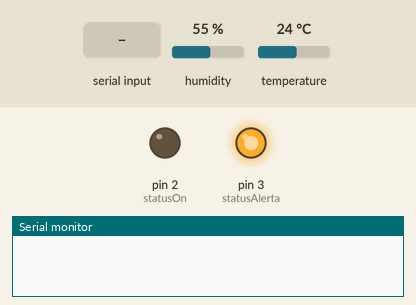
Recording of a sketch running on a simulated Arduino Uno, built with avr-gcc and run on an emulated ATmega328P. On the bench: output pins drawn as LEDs (lit = HIGH), the last lines printed to the serial monitor. Inputs (shaded band) come from the test bench; at power-on: humidity 55 %, temperature 24 °C.

Above: at 1.0 s.
1.1 s: "INICIAR\n" received over Serial
At 2.3 s:
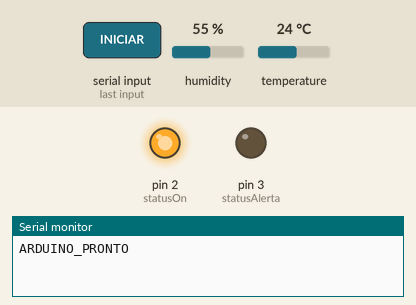
2.6 s: "PING\n" received over Serial
4.1 s: "LER\n" received over Serial
Timing chart, 0 to 7.1 s (numbered marks = the images above; inputs shaded):
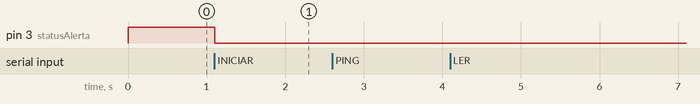

The sketch:

sensor_guard1.ino
```cpp
#include <DHT.h>

// ------------ Pinos ------------
const int mq2 = A0;
const int mq7 = A1;
const int dhtPin = A2;
const int statusOn = 2;
const int statusAlerta = 3;

DHT dht(dhtPin, DHT22);

// ------------ Estado simples ------------
bool sistemaOn = false;   // OFF no início
bool modoDebug = false;

// ------------ Variáveis de leitura ------------
int   mq2_adc = 0;
int   mq7_adc = 0;
float tempC   = 0.0;
float umid    = 0.0;
bool  dhtOk   = false;

// ------------ Declaração de funções ------------
void setupHardware();
void esperarHandshake();
void processarComando(String cmd);
void lerSensores();
void imprimirLeituras();
void debug(String msg);

void setup() {
  setupHardware();
  debug("Iniciando comunicação");
  esperarHandshake();   // fica aqui até receber "STATUS"
}

void loop() {
  if (Serial.available() > 0) {
    String cmd = Serial.readStringUntil('\n');
    cmd.trim();
    cmd.toUpperCase();
    processarComando(cmd);
  }
}

// ------------ Implementações ------------
void setupHardware() {
  pinMode(mq2, INPUT);
  pinMode(mq7, INPUT);
  pinMode(statusOn, OUTPUT);
  pinMode(statusAlerta, OUTPUT);

  digitalWrite(statusOn, LOW);
  digitalWrite(statusAlerta, HIGH);

  Serial.begin(115200);
  dht.begin();
  delay(100);
}

void esperarHandshake() {
  // Só libera quando chegar "STATUS".
  while (!sistemaOn) {
    if (Serial.available() > 0) {
      String cmd = Serial.readStringUntil('\n');
      cmd.trim();
      cmd.toUpperCase();

      if (cmd == "PING") {
        Serial.println("PONG");
      } else if (cmd == "INICIAR") {
        Serial.println("ARDUINO_PRONTO");  // primeira linha útil
        sistemaOn = true;
        digitalWrite(statusAlerta, LOW);
        digitalWrite(statusOn, HIGH);
        debug("ON");
      }
    }
  }
}

void processarComando(String cmd) {
  if (cmd == "PING") {
    Serial.println("PONG");
    return;
  }

  if (!sistemaOn) return;

  if (cmd == "LER") {
    debug("Lendo Sensores ...");
    lerSensores();
    imprimirLeituras();
  }

  else if (cmd == "DEBUG_ON"){
    if (modoDebug){
      Serial.println("[DEBUG] Modo debug já está ativado");
    }else{
      modoDebug = true;
      Serial.println("[DEBUG] Modo debug ativado");
    }
  }

  else if (cmd == "DEBUG_OFF") {
  if (!modoDebug) {
    Serial.println("[DEBUG] Modo debug já está desativado"); // <- Mensagem direta
  } else {
    modoDebug = false;
    Serial.println("[DEBUG] Modo debug desativado"); // <- Mensagem direta
  }
}
}

void lerSensores() {
  mq2_adc = analogRead(mq2);
  mq7_adc = analogRead(mq7);

  tempC = dht.readTemperature();
  umid  = dht.readHumidity();
  dhtOk = !(isnan(tempC) || isnan(umid));

  delay(5);
}

void imprimirLeituras() {
  Serial.print("MQ2;adc=");  Serial.println(mq2_adc);
  Serial.print("MQ7;adc=");  Serial.println(mq7_adc);

  if (dhtOk) {
    Serial.print("TEMP;value="); Serial.print(tempC); Serial.println(";unit=C");
    Serial.print("UMID;value="); Serial.print(umid);  Serial.println(";unit=%");
    debug("OK");
  } else {
    Serial.println("TEMP;error=nan");
    Serial.println("UMID;error=nan");
    debug("DHT NaN");
  }
}

void debug(String msg){
  if(modoDebug){
    Serial.print("[DEBUG] ");
    Serial.println(msg);
  }
}
```

Sensor.cpp
```cpp
#include "Sensor.h"

Sensor::Sensor(String nome, int pino, String unidade)
  : nome(nome), pino(pino), unidade(unidade) {}

String Sensor::getNome() { return nome; }
int Sensor::getPino() { return pino; }
String Sensor::getUnidade() { return unidade; }
```

Sensor.h
```cpp
#ifndef SENSOR_H
#define SENSOR_H

#include <Arduino.h>

class Sensor {
  protected:
    const String nome;
    const int pino;
    const String unidade;

  public:
    Sensor(String nome, int pino, String unidade);
    Sensor(String nome, int pino, String unidade1, String unidade2);
    String getNome();
    int getPino();
    String getUnidade();
    virtual void ler() = 0;

};

#endif
```

SensorAnalogico.cpp
```cpp
#include "SensorAnalogico.h"

    SensorAnalogico::SensorAnalogico(String nome, int pino, String unidade, float multiplicador)
    : Sensor(nome, pino, unidade){
      this->multiplicador = multiplicador;
      this->valorBruto = 0;
    }

    void SensorAnalogico::ler(){
      valorBruto = analogRead(getPino());
    }

    int SensorAnalogico::getValorBruto(){
      return valorBruto;
    }

    float SensorAnalogico:: getValorConvertido(){
      return valorBruto * multiplicador;
    }
```

SensorAnalogico.h
```cpp
#ifndef SENSOR_ANALOGICO_H
#define SENSOR_ANALOGICO_H

#include "Sensor.h"


class SensorAnalogico : public Sensor{
  private:
    int valorBruto;
    float multiplicador;


  public:
    SensorAnalogico(String nome, int pino, String unidade, float multiplicador);
    void ler() override;
    int getValorBruto();
    float getValorConvertido();
};

#endif
```

SensorDigital.cpp
```cpp
#include "SensorDigital.h"  // Inclui o cabeçalho da própria classe (onde estão as declarações)

// Construtor da classe SensorDigital
SensorDigital::SensorDigital(String nome, int pino, String unidade1, String unidade2)
  : Sensor(nome, pino, unidade1 + "/" + unidade2),  // Inicializa a classe base 'Sensor'
    dht(pino, DHTTYPE)  // Inicializa o objeto DHT com o pino e tipo DHT22
{
  temperatura = 0;  // Inicializa os atributos de leitura
  umidade = 0;
  dht.begin();      // Inicia a comunicação com o sensor DHT22
}

// Implementação do método ler()
// Lê temperatura e umidade do sensor
void SensorDigital::ler() {
  temperatura = dht.readTemperature();  // Lê temperatura em °C
  umidade = dht.readHumidity();         // Lê umidade relativa do ar
}

// Retorna a última temperatura lida
float SensorDigital::getTemperatura() {
  return temperatura;
}

// Retorna a última umidade lida
float SensorDigital::getUmidade() {
  return umidade;
}
```

SensorDigital.h
```cpp
#ifndef SENSOR_DIGITAL_H
#define SENSOR_DIGITAL_H

#include <DHT.h>
#include "Sensor.h"

#define DHTTYPE DHT22
class SensorDigital : public Sensor {
  private:
    float temperatura;
    float umidade;
    DHT dht;

  public:
    SensorDigital(String nome, int pino, String unidade1, String unidade2);
    void ler() override;
    float getTemperatura();
    float getUmidade();
};

#endif
```

Measured:
- after the input at 1.1 s, pin 2 (statusOn): LOW → HIGH at once; pin 3 (statusAlerta): HIGH → LOW at once
